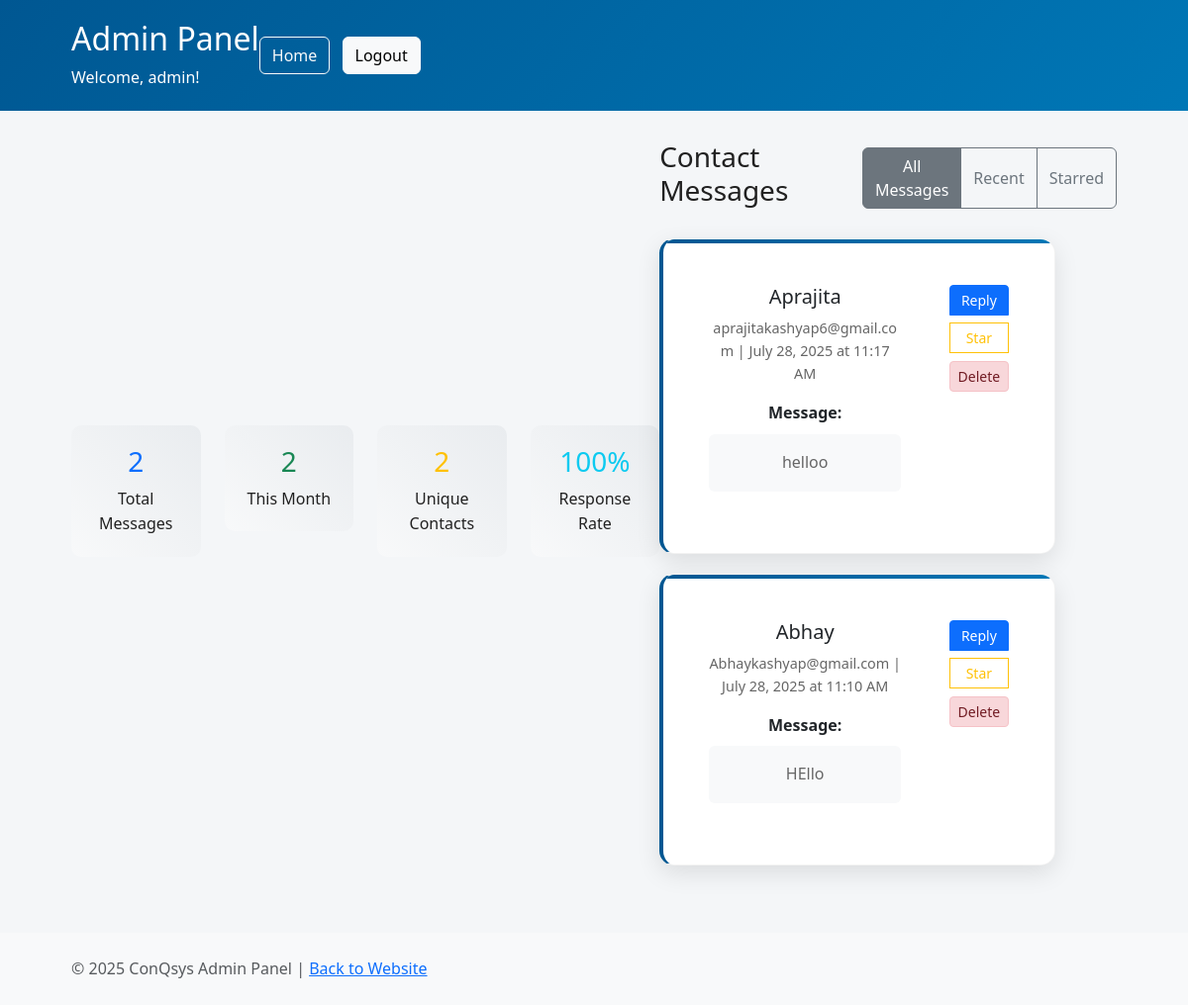
/messages (signed in), run on an earlier commit of the app's database.
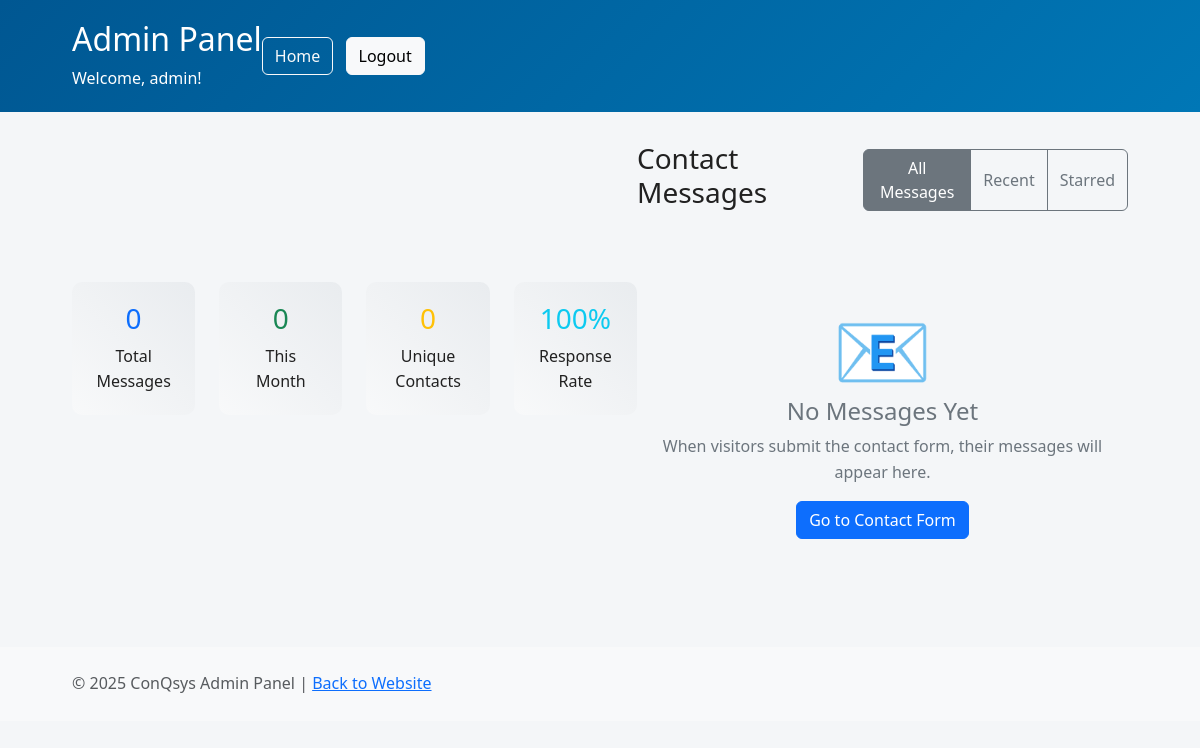
And on a later commit of the database.
### app.py (models this page shows)
class Queries(db.Model):
    id = db.Column(db.Integer, primary_key=True)
    name = db.Column(db.String(80), nullable=False)
    email = db.Column(db.String(120), nullable=False)
    message = db.Column(db.Text, nullable=True)
    created_at = db.Column(db.DateTime, default=db.func.current_timestamp())

### app.py (the view)
@app.route("/messages")
def view_messages():
    if not session.get("admin"):
        flash("Please login to access admin panel.", "error")
        return redirect(url_for("admin_login"))
    queries = Queries.query.order_by(Queries.created_at.desc()).all()
    return render_template("messages.html", queries=queries)

### templates/messages.html (shortened to what this page needs)
<!DOCTYPE html>
<html lang="en">
<head>
    <link href="https://cdn.jsdelivr.net/npm/bootstrap@5.3.0/dist/css/bootstrap.min.css" rel="stylesheet">
    <link rel="stylesheet" href="{{ url_for('static', filename='styles.css') }}">
</head>
<body>
    <div class="admin-header">
        <div class="container">
            <div class="d-flex justify-content-between align-items-center">
                <div>
                    <h2> Admin Panel</h2>
                    <p class="mb-0">Welcome, {{ session.admin_username }}!</p>
                </div>
                <div>
                    <a href="{{ url_for('home') }}" class="btn btn-outline-light me-2">
                         Home
                    </a>
                    <a href="{{ url_for('logout') }}" class="btn btn-light">
                         Logout
                    </a>
                </div>
            </div>
        </div>
    </div>
    <div class="container">
        <div class="row mb-4">
            <div class="col-md-3">
                <div class="stats-card">
                    <h3 class="text-primary">{{ queries|length }}</h3>
                    <p class="mb-0">Total Messages</p>
                </div>
            </div>
            <div class="col-md-3">
                <div class="stats-card">
                    <h3 class="text-success">
                        {{ queries|selectattr('created_at')|list|length if queries else 0 }}
                    </h3>
                    <p class="mb-0">This Month</p>
                </div>
            </div>
            <div class="col-md-3">
                <div class="stats-card">
                    <h3 class="text-warning">{{ queries|map(attribute='email')|unique|list|length }}</h3>
                    <p class="mb-0">Unique Contacts</p>
                </div>
            </div>
            <div class="col-md-3">
                <div class="stats-card">
                    <h3 class="text-info">100%</h3>
                    <p class="mb-0">Response Rate</p>
                </div>
            </div>
        </div>
        <div class="row">
            <div class="col-12">
                <div class="d-flex justify-content-between align-items-center mb-4">
                    <h3> Contact Messages</h3>
                    <div class="btn-group" role="group">
                        <button type="button" class="btn btn-outline-secondary active">All Messages</button>
                        <button type="button" class="btn btn-outline-secondary">Recent</button>
                        <button type="button" class="btn btn-outline-secondary">Starred</button>
                    </div>
                </div>
                {% if queries %}
                    {% for query in queries %}
                    <div class="card message-card">
                        <div class="card-body">
                            <div class="row">
                                <div class="col-md-8">
                                    <h5 class="card-title">
                                        {{ query.name }}
                                    </h5>
                                    <p class="message-meta">
                                         {{ query.email }} |
                                        {% if query.created_at %}
                                            {{ query.created_at.strftime('%B %d, %Y at %I:%M %p') }}
                                        {% else %}
                                            Just now
                                        {% endif %}
                                    </p>
                                    {% if query.message %}
                                        <div class="message-content mt-3">
                                            <strong>Message:</strong>
                                            <p class="mt-2 p-3 bg-light rounded">{{ query.message }}</p>
                                        </div>
                                    {% else %}
                                        <p class="text-muted fst-italic">No message provided</p>
                                    {% endif %}
                                </div>
                                <div class="col-md-4 text-end">
                                    <div class="btn-group-vertical" role="group">
                                        <a href="mailto:{{ query.email }}?subject=Re: Your inquiry&body=Hi {{ query.name }},"
                                           class="btn btn-primary btn-sm mb-2">
                                             Reply
                                        </a>
                                        <button type="button" class="btn btn-outline-warning btn-sm mb-2">
                                             Star
                                        </button>
                                        <form method="POST" action="{{ url_for('delete_message', message_id=query.id) }}"
                                              onsubmit="return confirm('Are you sure you want to delete this message?')"
                                              style="display: inline;">
                                            <button type="submit" class="btn btn-danger-soft btn-sm">
                                                 Delete
                                            </button>
                                        </form>
                                    </div>
                                </div>
                            </div>
                        </div>
                    </div>
                    {% endfor %}
                {% else %}
                    <div class="empty-state">
                        <div class="display-1">📧</div>
                        <h4>No Messages Yet</h4>
                        <p>When visitors submit the contact form, their messages will appear here.</p>
                        <a href="{{ url_for('home') }}#contact" class="btn btn-primary">
                             Go to Contact Form
                        </a>
                    </div>
                {% endif %}
            </div>
        </div>
    </div>
    <footer class="bg-light text-center py-4 mt-5">
        <div class="container">
            <p class="text-muted mb-0">
                &copy; {{ moment().format('YYYY') }} ConQsys Admin Panel |
                <a href="{{ url_for('home') }}">Back to Website</a>
            </p>
        </div>
    </footer>
</body>
</html>

### static/styles.css (style rules this page uses)
:root { --bg-color: #f4f6f8; --text-color: #212121; --card-bg: #ffffff; --primary-color: #005792; --button-bg: #0077b6; --footer-bg: #003f5c; --success-color: #28a745; --error-color: #dc3545; --warning-color: #ffc107; }
* { margin: 0; padding: 0; box-sizing: border-box; transition: all 0.3s ease; }
body { font-family: 'Segoe UI', Tahoma, Geneva, Verdana, sans-serif; background-color: var(--bg-color); color: var(--text-color); line-height: 1.6; overflow-x: hidden; }
.container { width: 90%; max-width: 1200px; margin: auto; display: flex; justify-content: space-between; align-items: center; }

### templates/messages.html (style rules this page uses)
.admin-header { background: linear-gradient(135deg, #005792, #0077b6); color: white; padding: 20px 0; margin-bottom: 30px; }
.stats-card { background: linear-gradient(45deg, #f8f9fa, #e9ecef); border-radius: 10px; padding: 20px; text-align: center; margin-bottom: 20px; }
.empty-state { text-align: center; padding: 60px 20px; color: #6c757d; }

What changed in the data, as far as the page shows it:
removed Queries: name "Aprajita", email "aprajitakashyap6@gmail.com", created_at "July 28, 2025 at 11:17 AM", message "helloo"
removed Queries: name "Abhay", email "Abhaykashyap@gmail.com", created_at "July 28, 2025 at 11:10 AM", message "HEllo"
Also different on the page:
{{ queries|length }}: "2" → "0"
{{ queries|selectattr('created_at')|list|length if queries else 0 }}: "2" → "0"
{{ queries|map(attribute='email')|unique|list|length }}: "2" → "0"
text now shown: "📧 No Messages Yet When visitors submit the contact form, their messages will appear here. Go to Contact Form"
